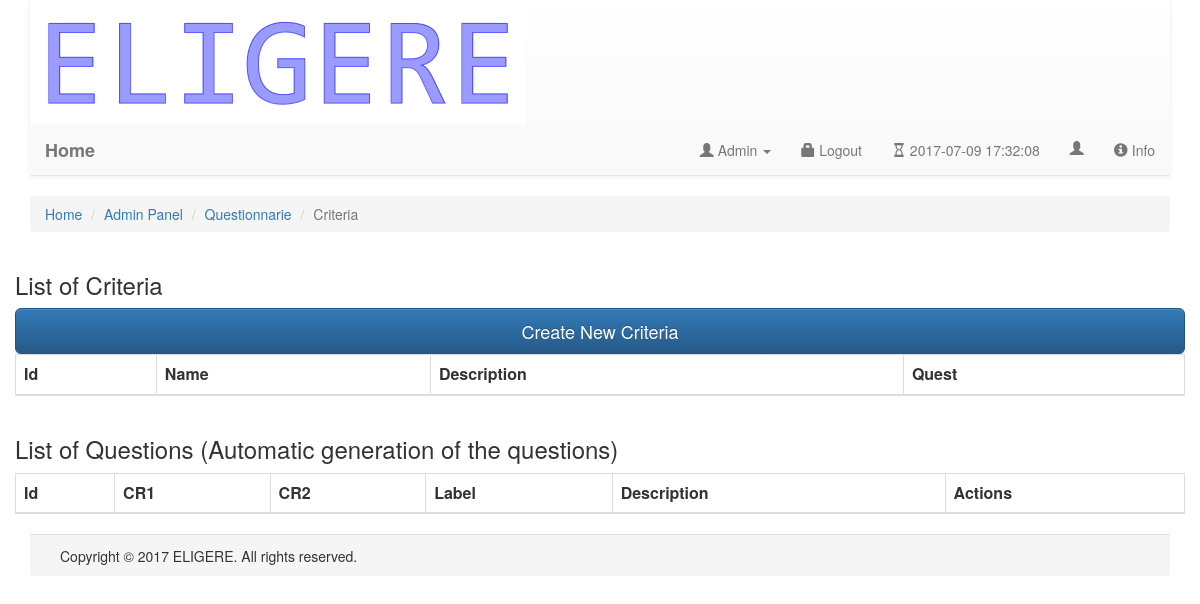
The page /WebApplication/insertQuestions.php?id=176 on the database as committed earlier.
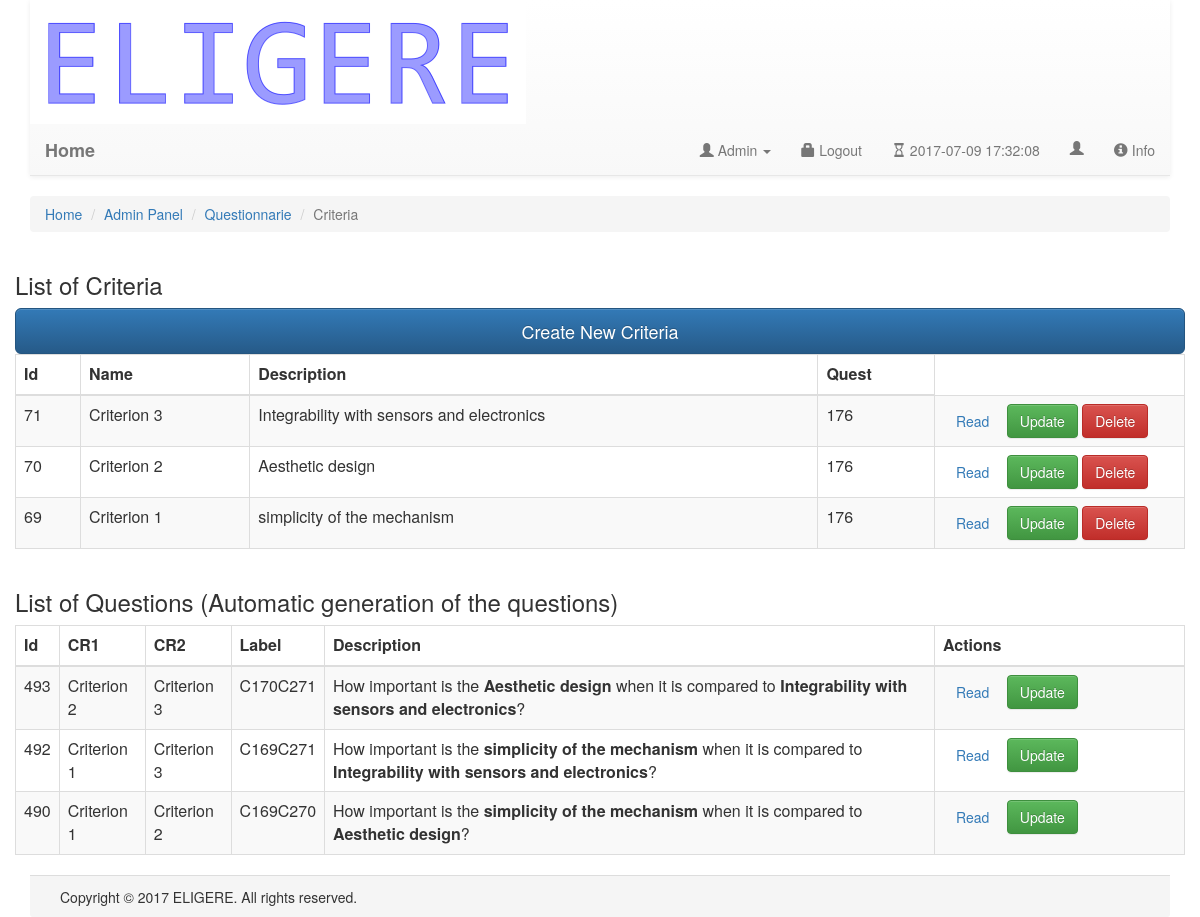
The same page on the database as committed later.
### tables this page shows
CREATE TABLE `criteria` (
  `id` int(11) NOT NULL,
  `name` char(20) NOT NULL,
  `description` text NOT NULL,
  `date_insert` date NOT NULL,
  `quest_id` int(11) NOT NULL
);

CREATE TABLE `questions` (
  `date` datetime NOT NULL,
  `id` int(11) NOT NULL,
  `questionnaire` int(11) NOT NULL,
  `cr1` int(11) NOT NULL,
  `cr2` int(11) NOT NULL,
  `description` char(150) NOT NULL,
  `description_long` char(200) NOT NULL
);

### WebApplication/insertQuestions.php (the view, shortened to what this page needs)
<?php
$pdo = Database::connect();
$criteriaArray = array ();
$sql = 'SELECT * FROM criteria WHERE quest_id = '.$_SESSION['selectedQuest'];
foreach ($pdo->query($sql) as $row) {
		$objCriteria = new Cri ();
		$objCriteria->id = $row ['id'];
		$objCriteria->name = $row ['name'];
		$objCriteria->description = $row ['description'];
		$objCriteria->quest_id = $row ['quest_id'];
		array_push ( $criteriaArray, $objCriteria );
}
?>
<html lang="en">
  <body>
	<div class="container">
	  <?php
	  include 'staticNavBar.php'; ?>
	  	<ol class="breadcrumb">
		  <li class="breadcrumb-item"><a href="index.php">Home</a></li>
		  <li class="breadcrumb-item "><a href="mainAdmin.php">Admin Panel</a></li>
		  <li class="breadcrumb-item "><a href="insertQuestionnarie.php">Questionnarie</a></li>
		  <li class="breadcrumb-item active">Criteria</li>
		</ol>
		<div class="row">
			<h3>List of Criteria</h3>
		</div>
		<div class="row">
				<a href="criteria/create.php" >
				<button class='btn btn-lg btn-primary btn-block' type='submit'>Create New Criteria</button>
				</a>
			<table class="table table-striped table-bordered">
			  <thead>
				<tr>
				  <th>Id</th>
				  <th>Name</th>
				  <th>Description</th>
				  <th>Quest</th>
				</tr>
			  </thead>
			  <tbody>
			  <?php
			   $pdo = Database::connect();
			   $sql = 'SELECT * FROM criteria WHERE quest_id = '.$_SESSION['selectedQuest'].' ORDER BY id DESC';
			   foreach ($pdo->query($sql) as $row) {
						echo '<tr>';
						echo '<td>'. $row['id'] . '</td>';
						echo '<td>'. $row['name'] . '</td>';
						echo '<td>'. $row['description'] . '</td>';
						echo '<td>'. $row['quest_id'] . '</td>';
						echo '<td width=250>';
							echo '<a class="btn" href="criteria/read.php?id='.$row['id'].'">Read</a>';
							echo '<a class="btn btn-success" href="criteria/update.php?id='.$row['id'].'">Update</a>';
							echo '<a class="btn btn-danger" href="criteria/delete.php?id='.$row['id'].'">Delete</a>';
							echo '</td>';                            echo '</tr>';
			   }
			  ?>
			  </tbody>
		</table>
	</div>
		<div class="row">
			<h3>List of Questions (Automatic generation of the questions)</h3>
		</div>
		<div class="row">
			<table class="table table-striped table-bordered">
			  <thead>
				<tr>
				  <th>Id</th>
				  <th>CR1</th>
				  <th>CR2</th>
				  <th>Label</th>
				  <th>Description</th>
				  <th>Actions</th>
				</tr>
			  </thead>
			  <tbody>
			  <?php
			   $pdo = Database::connect();
			   $sql = 'SELECT * FROM questions WHERE questionnaire = '.$_SESSION['selectedQuest'].' ORDER BY id DESC';
			   foreach ($pdo->query($sql) as $row) {
						$cr1Desc = '';
						$cr2Desc = '';
						$cr1Description = '';
						$cr2Description = '';
						foreach ( $criteriaArray as $c ) {
							if (isset ( $c )) {
								if ($c->id == $row['cr1']){
									$cr1Desc = $c->name;
									$cr1Description = $c->description;
								}
								if ($c->id == $row['cr2']){
									$cr2Desc = $c->name;
									$cr2Description = $c->description;
								}
							}
						}
						echo '<tr>';
						echo '<td>'. $row['id'] . '</td>';
						echo "<td 'data-toggle='tooltip' data-placement='top' title='".$cr1Description."'>". $cr1Desc . '</td>';
						echo "<td 'data-toggle='tooltip' data-placement='top' title='".$cr2Description."'>". $cr2Desc . '</td>';
						echo '<td>'. $row['description'] . '</td>';
						echo '<td>'. $row['description_long'] . '</td>';
						echo '<td width=250>';
							echo '<a class="btn" href="question/read.php?id='.$row['id'].'">Read</a>';
							echo '<a class="btn btn-success" href="question/update.php?id='.$row['id'].'">Update</a>';
							echo '</td>';
						echo '</tr>';
			   }
			  ?>
			  </tbody>
		</table>
	</div>
	</div>
	<div class="container">
		<?php include 'footer.php'; ?>
    </div>
</body>
</html>

Rows that differ between the two databases and show on the page:
added criteria: id "71", name "Criterion 3", description "Integrability with sensors and electronics", quest "176"
added criteria: id "70", name "Criterion 2", description "Aesthetic design", quest "176"
added criteria: id "69", name "Criterion 1", description "simplicity of the mechanism", quest "176"
added questions: id "493", description "C170C271", description_long "How important is the Aesthetic design when it is compared to Integrability with sensors and electronics ?"
added questions: id "492", description "C169C271", description_long "How important is the simplicity of the mechanism when it is compared to Integrability with sensors and electronics ?"
added questions: id "490", description "C169C270", description_long "How important is the simplicity of the mechanism when it is compared to Aesthetic design ?"
